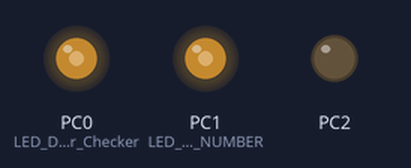
A program run on a simulated ATmega32, built with avr-gcc and emulated at 8 MHz. On the bench: output pins drawn as LEDs (lit = HIGH).

Above: at 0.1 s.
Timing chart, 0 to 1.6 s (numbered marks = the images above):
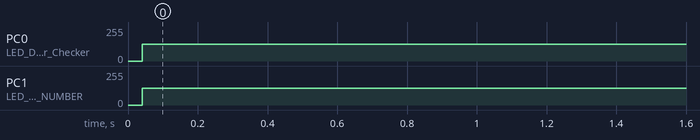

Measured:
- by itself, PC0 (LED_Driver_Checker): 0/255 → 125/255 at 0.04 s
- by itself, PC1 (LED_WRONG_PIN_NUMBER): 0/255 → 127/255 at 0.04 s

The program:

main.c
```c
/******************************************************************************
 *
 * Application
 *
 * File Name: main.c
 *
 * Description: Application file for this exercise
 *
 * Author: Hossam Mahmoud
 *
 *******************************************************************************/


/*******************************************************************************
 *                              					 Application Libraries                                					  *
 *******************************************************************************/

//#include <util/delay.h>
#include <avr/io.h>
#include <avr/interrupt.h>

/*******************************************************************************
 *                              						  Modules Drivers                                  					  *
 *******************************************************************************/

//#include "../MCAL/ADC_DRIVER/ADC.h"
//#include "../MCAL/EXT_INTERRUPT_DRIVER/EXT_INTERRUPT.h"
//#include "../MCAL/I2C_DRIVER/I2C.h"
//#include "../MCAL/ICU_DRIVER/ICU.h"
//#include "../MCAL/SPI_DRIVER/SPI.h"
#include "../MCAL/TIMER_DRIVER/TIMER.h"
//#include "../MCAL/USART_DRIVER/USART.h"
//#include "../MCAL/EXT_INTERRUPT_DRIVER/EXT_INTERRUPT.h"

//#include "../ECUAL/EEPROM_DRIVER/EEPROM.h"
//#include "../ECUAL/KEYPAD_DRIVER/KEYPAD.h"
//#include "../ECUAL/LCD_DRIVER/LCD.h"
//#include "../ECUAL/LM35_DRIVER/LM35.h"
//#include "../ECUAL/SEVEN-SEGMENT_DRIVER/SEGMENT.h"
//#include "../ECUAL/BUTTON_DRIVER/BUTTON.h"
#include "../ECUAL/LED_DRIVER/LED.h"

/*******************************************************************************
 *                              						Application Execution                              					  *
 *******************************************************************************/

volatile char compareMatches = 0;
volatile uint8 OCRValue = 0;
// How to do different frequencies using OCR0 only?
// I will calculate the OCR0 of the largest frequency i have
// Then calculate the ticks for different other frequencies

/*
ISR(TIMER0_COMP_vect) {
	compareMatches++;
	LED_Toggle(PORT_C, PIN_0);

	if(compareMatches == 2) {
		LED_Toggle(PORT_C, PIN_1);
	}
	else if(compareMatches == 4) {
		LED_Toggle(PORT_C, PIN_1);
		LED_Toggle(PORT_C, PIN_2);
		compareMatches = 0;
	}
}
*/

ISR(TIMER0_COMP_vect) {
	LED_Toggle(PORT_C, PIN_0
			);
	if(OCR0 ==OCRValue) {
		LED_Toggle(PORT_C, PIN_1);
	}
}

int main(void) {

	float requiredFrequency1		= 		10		; 	// Required Frequency in KHz
	float requiredFrequency2 	= 		5		; 	// Required Frequency in KHz
	float requiredFrequency3 	= 		2.5	; 	// Required Frequency in KHz

	GPIO_setupPinDirection(PORT_C, PIN_0, PIN_OUTPUT);
	GPIO_setupPinDirection(PORT_C, PIN_1, PIN_OUTPUT);
	GPIO_setupPinDirection(PORT_C, PIN_2, PIN_OUTPUT);

	//Timer_setCTCMode_interruptFreq(requiredFrequency1);

	OCRValue = Timer_setCTCMode_interruptFreq(requiredFrequency1);

	while (1) {

	}
}
```

LED.c
```c
/******************************************************************************
 *
 * Module: GPIO
 *
 * File Name: GPIO.c
 *
 * Description: Source file for the AVR GPIO driver
 *
 * Author: Hossam Mahmoud
 *
 *******************************************************************************/

#include "LED.h"
#include "avr/io.h" /* To use the IO Ports Registers */

/*
 * Description :
 * Setup the direction of the required pin input/output.
 * If the input port number or pin number are not correct, The function will not handle the request.
 */
LED_Error_t LED_Init(uint8 port_num, uint8 pin_num) {
	/*
	 * Check if the input port number is greater than NUM_OF_PINS_PER_PORT value.
	 * Or if the input pin number is greater than NUM_OF_PINS_PER_PORT value.
	 * In this case the input is not valid port/pin number
	 */
	uint8_t LED_Driver_Checker = NULL;
	if((pin_num >= NUM_OF_PINS_PER_PORT)) {
		LED_Driver_Checker = LED_WRONG_PIN_NUMBER;
	}
	else if((port_num >= NUM_OF_PORTS)) {
		LED_Driver_Checker = LED_WRONG_PORT_NUMBER;
	}
	else {
		/* Setup the pin direction as required */
		GPIO_setupPinDirection(port_num, pin_num, PIN_OUTPUT);
		LED_Driver_Checker = LED_OK;
	}
	return LED_Driver_Checker;
}

/*
 * Description :
 * Write the value Logic High or Logic Low on the required pin.
 * If the input port number or pin number are not correct, The function will not handle the request.
 * If the pin is input, this function will enable/disable the internal pull-up resistor.
 */
LED_Error_t LED_On(uint8 port_num, uint8 pin_num) {

	uint8_t LED_Driver_Checker = NULL;
		if((pin_num >= NUM_OF_PINS_PER_PORT)) {
			LED_Driver_Checker = LED_WRONG_PIN_NUMBER;
		}
		else if((port_num >= NUM_OF_PORTS)) {
			LED_Driver_Checker = LED_WRONG_PORT_NUMBER;
		}
		else {
			/* Setup the pin direction as required */
			#if (LED_MODE == LED_NEGATIVE_LOGIC)
				GPIO_writePin(port_num, pin_num, LOGIC_LOW);
			#elif (LED_MODE == LED_POSITIVE_LOGIC)
				GPIO_writePin(port_num, pin_num, LOGIC_HIGH);
			#endif
			LED_Driver_Checker = LED_OK;
		}
		return LED_Driver_Checker;
}

/*
 * Description :
 * Read and return the value for the required pin, it should be Logic High or Logic Low.
 * If the input port number or pin number are not correct, The function will return Logic Low.
 */
LED_Error_t LED_Off(uint8 port_num, uint8 pin_num) {

	uint8_t LED_Driver_Checker = NULL;
		if((pin_num >= NUM_OF_PINS_PER_PORT)) {
			LED_Driver_Checker = LED_WRONG_PIN_NUMBER;
		}
		else if((port_num >= NUM_OF_PORTS)) {
			LED_Driver_Checker = LED_WRONG_PORT_NUMBER;
		}
		else {
			/* Setup the pin direction as required */
			#if (LED_MODE == LED_NEGATIVE_LOGIC)
				GPIO_writePin(port_num, pin_num, LOGIC_HIGH);
			#elif (LED_MODE == LED_POSITIVE_LOGIC)
				GPIO_writePin(port_num, pin_num, LOGIC_LOW);
			#endif
			LED_Driver_Checker = LED_OK;
		}
		return LED_Driver_Checker;
}

LED_Error_t LED_Toggle(uint8 port_num, uint8 pin_num) {

	uint8_t LED_Driver_Checker = NULL;
		if((pin_num >= NUM_OF_PINS_PER_PORT)) {
			LED_Driver_Checker = LED_WRONG_PIN_NUMBER;
		}
		else if((port_num >= NUM_OF_PORTS)) {
			LED_Driver_Checker = LED_WRONG_PORT_NUMBER;
		}
		else {
			/* Setup the pin direction as required */
			GPIO_togglePin(port_num, pin_num);
			LED_Driver_Checker = LED_OK;
		}
		return LED_Driver_Checker;
}
```

LED.h
```c
 /******************************************************************************
 *
 * Module: GPIO (General Purpose I/O)
 *
 * File Name: GPIO.h
 *
 * Description: Header file for the AVR GPIO Driver
 *
 * Author: Hossam Mahmoud
 *
 *******************************************************************************/

#ifndef LED_H_
#define LED_H_

#include "../../MCAL/GPIO_DRIVER/GPIO.h"
#include "../../LIB/STD_TYPES.h"
#include "../../LIB/COMMON_MACROS.h"


/*******************************************************************************
 *                                									Definitions                     					           		  *
 *******************************************************************************/

#define LED_NEGATIVE_LOGIC				0
#define LED_POSITIVE_LOGIC				1

#define LED_MODE									LED_POSITIVE_LOGIC

/*******************************************************************************
 *                               							Types Declaration                 								  *
 *******************************************************************************/

typedef enum LED_Error_t {
	LED_OK,
	LED_WRONG_PIN_NUMBER,
	LED_WRONG_PORT_NUMBER
} LED_Error_t;


/*******************************************************************************
 *                             							 Functions Prototypes                       	    			      *
 *******************************************************************************/

/*
 * Description :
 * Setup the direction of the required pin input/output.
 * If the input port number or pin number are not correct, The function will not handle the request.
 */
LED_Error_t LED_Init(uint8 port_num, uint8 pin_num);

/*
 * Description :
 * Write the value Logic High or Logic Low on the required pin.
 * If the input port number or pin number are not correct, The function will not handle the request.
 * If the pin is input, this function will enable/disable the internal pull-up resistor.
 */
LED_Error_t LED_On(uint8 port_num, uint8 pin_num);


/*
 * Description :
 * Read and return the value for the required pin, it should be Logic High or Logic Low.
 * If the input port number or pin number are not correct, The function will return Logic Low.
 */
LED_Error_t LED_Off(uint8 port_num, uint8 pin_num);

/*
 * Description :
 * Setup the direction of the required port all pins input/output.
 * If the direction value is PORT_INPUT all pins in this port should be input pins.
 * If the direction value is PORT_OUTPUT all pins in this port should be output pins.
 * If the input port number is not correct, The function will not handle the request.
 */
LED_Error_t LED_Toggle(uint8 port_num, uint8 pin_num);

#endif /* LED_H_ */
```

COMMON_MACROS.h
```c
 /******************************************************************************
 *
 * Module: Common - Macros
 *
 * File Name: COMMON_MACROS.h
 *
 * Description: Commonly used Macros
 *
 * Author: Hossam Mahmoud
 *
 *******************************************************************************/

#ifndef COMMON_MACROS
#define COMMON_MACROS

/* Set a certain bit in any register */
#define SET_BIT(VAR, BIT) (VAR |= (1 << BIT))

/* Clear a certain bit in any register */
#define CLR_BIT(VAR, BIT) (VAR &= (~(1 << BIT)))

/* Toggle a certain bit in any register */
#define TOG_BIT(VAR, BIT) (VAR ^= (1 << BIT))

/* Get a certain bit in any register */
#define GET_BIT(VAR, BIT) (((VAR) >> (BIT)) & 0x01)
// #define GET_BIT(REG,BIT) ( ( REG & (1<<BIT) ) >> BIT ) // Another Algorithm

/* Check if a specific bit is set in any register and return true if yes */
#define BIT_IS_SET(VAR, BIT) (VAR & (1 << BIT))

/* Check if a specific bit is cleared in any register and return true if yes */
#define BIT_IS_CLR(VAR, BIT) ( !(VAR & (1 << BIT)))

/* Rotate right the register value with specific number of rotates */
#define ROR(VAR, NUM) (VAR = (VAR >> NUM) | (VAR << (8 - NUM)))

/* Rotate left the register value with specific number of rotates */
#define ROL(VAR, NUM) (VAR = (VAR << NUM) | (VAR >> (8 - NUM)))


#endif
```

STD_TYPES.h
```c
 /******************************************************************************
 *
 * Module File: Common Standard - Platform Types Abstraction
 *
 * File Name: STD_TYPES.h
 *
 * Description: Datatypes for AVR
 *
 * Author: Hossam Mahmoud
 *
 *******************************************************************************/

#ifndef STD_TYPES_H_
#define STD_TYPES_H_

/* Boolean Data Type */
typedef unsigned char boolean;

/* Boolean Values */
#ifndef FALSE
	#define FALSE      (0u)
#endif

#ifndef TRUE
	#define TRUE        (1u)
#endif

#define LOGIC_HIGH        1 //(1u)
#define LOGIC_LOW        0 //(0u)

#define NULL_PTR    ((void*)0)
#define NULL    (0)

typedef unsigned char				uint8;          /*           0 .. 255              */
typedef signed char           		sint8;          /*        -128 .. +127             */
typedef unsigned short			uint16;         /*           0 .. 65535            */
typedef signed short          		sint16;         /*      -32768 .. +32767           */
typedef unsigned long         		uint32;         /*           0 .. 4294967295       */
typedef signed long           		sint32;         /* -2147483648 .. +2147483647      */
typedef unsigned long long		uint64;         /*       0 .. 18446744073709551615  */
typedef signed long long			sint64;         /* -9223372036854775808 .. 9223372036854775807 */
typedef float								float32;
typedef double							float64;

#endif /* STD_TYPE_H_ */
```

GPIO.h
```c
 /******************************************************************************
 *
 * Module: GPIO (General Purpose I/O)
 *
 * File Name: GPIO.h
 * uPDATED ON: MAY 6TH
 * Description: Header file for the AVR GPIO Driver
 *
 * Author: Hossam Mahmoud
 *
 *******************************************************************************/

#ifndef GPIO_H_
#define GPIO_H_

#include "../../LIB/STD_TYPES.h"
#include "../../LIB/COMMON_MACROS.h"


/*******************************************************************************
 *                                								Definitions                                  					      *
 *******************************************************************************/

#define NUM_OF_PORTS           		 4
#define NUM_OF_PINS_PER_PORT   8

#define PORT_A		     0
#define PORT_B			 1
#define PORT_C            2
#define PORT_D            3

#define PIN_0                0
#define PIN_1                	1
#define PIN_2                2
#define PIN_3                3
#define PIN_4                4
#define PIN_5                5
#define PIN_6                6
#define PIN_7                7


/*******************************************************************************
 *                               						Enums Declaration                            						  *
 *******************************************************************************/

typedef enum {
	PIN_INPUT, PIN_OUTPUT
} GPIO_PinDirectionType;

typedef enum {
	PORT_INPUT, PORT_OUTPUT = 0xFF
} GPIO_PortDirectionType;

typedef enum GPIO_Error_t {
	GPIO_OK,
	GPIO_WRONG_PIN_NUMBER,
	GPIO_WRONG_PORT_NUMBER,
	GPIO_WRONG_DIRECTION
} GPIO_Error_t;


/*******************************************************************************
 *                              						Functions Prototypes                           					  *
 *******************************************************************************/

/*
 * Description :
 * Setup the direction of the required pin input/output.
 * If the input port number or pin number are not correct, The function will return an error.
 */
GPIO_Error_t GPIO_setupPinDirection(uint8 port_num, uint8 pin_num, GPIO_PinDirectionType direction);


/*
 * Description :
 * Write the value Logic High or Logic Low on the required pin.
 * If the input port number or pin number are not correct, The function will return an error.
 * If the pin is input, this function will enable/disable the internal pull-up resistor.
 */
GPIO_Error_t GPIO_writePin(uint8 port_num, uint8 pin_num, uint8 value);


/*
 * Description :
 * Toggles a certain pin when requested.
 * If the input port number or pin number are not correct, The function will return an error.
 */
GPIO_Error_t GPIO_togglePin(uint8 port_num, uint8 pin_num);


/*
 * Description :
 * Read and return the value for the required pin, it should be Logic High or Logic Low.
 * If the input port number or pin number are not correct, The function will return an error.
 */
uint8 GPIO_readPin(uint8 port_num, uint8 pin_num);


/*
 * Description :
 * Setup the direction of the required port all pins input/output.
 * If the direction value is PORT_INPUT all pins in this port should be input pins.
 * If the direction value is PORT_OUTPUT all pins in this port should be output pins.
 * If the input port number is not correct, The function will not handle the request.
 */
GPIO_Error_t GPIO_setupPortDirection(uint8 port_num, uint8 direction);


/*
 * Description :
 * Write the value on the required port.
 * If any pin in the port is output pin the value will be written.
 * If any pin in the port is input pin this will activate/deactivate the internal pull-up resistor.
 * If the input port number is not correct, The function will not handle the request.
 */
GPIO_Error_t GPIO_writePort(uint8 port_num, uint8 value);


/*
 * Description :
 * Read and return the value of the required port.
 * If the input port number is not correct, The function will return ZERO value.
 */
uint8 GPIO_readPort(uint8 port_num);


#endif /* GPIO_H_ */
```

Source omitted: GPIO.c (8136 bytes), TIMER.c (14915 bytes), TIMER.h (6689 bytes)
